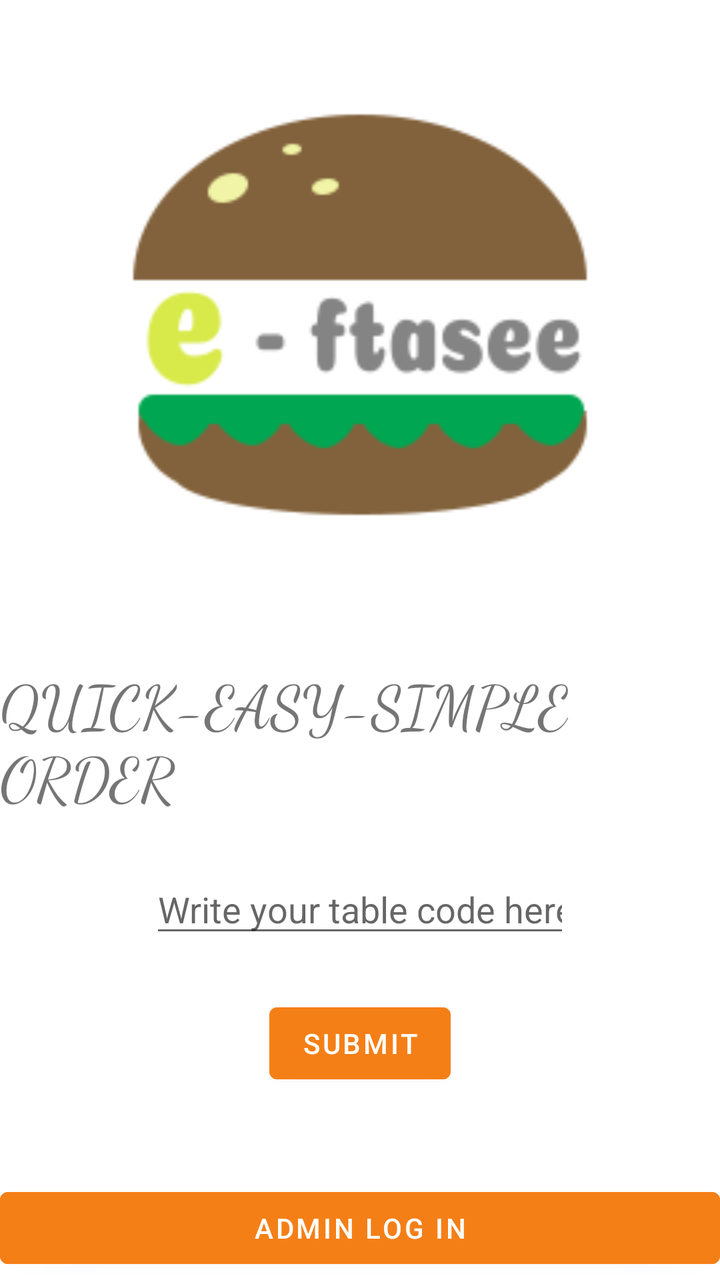
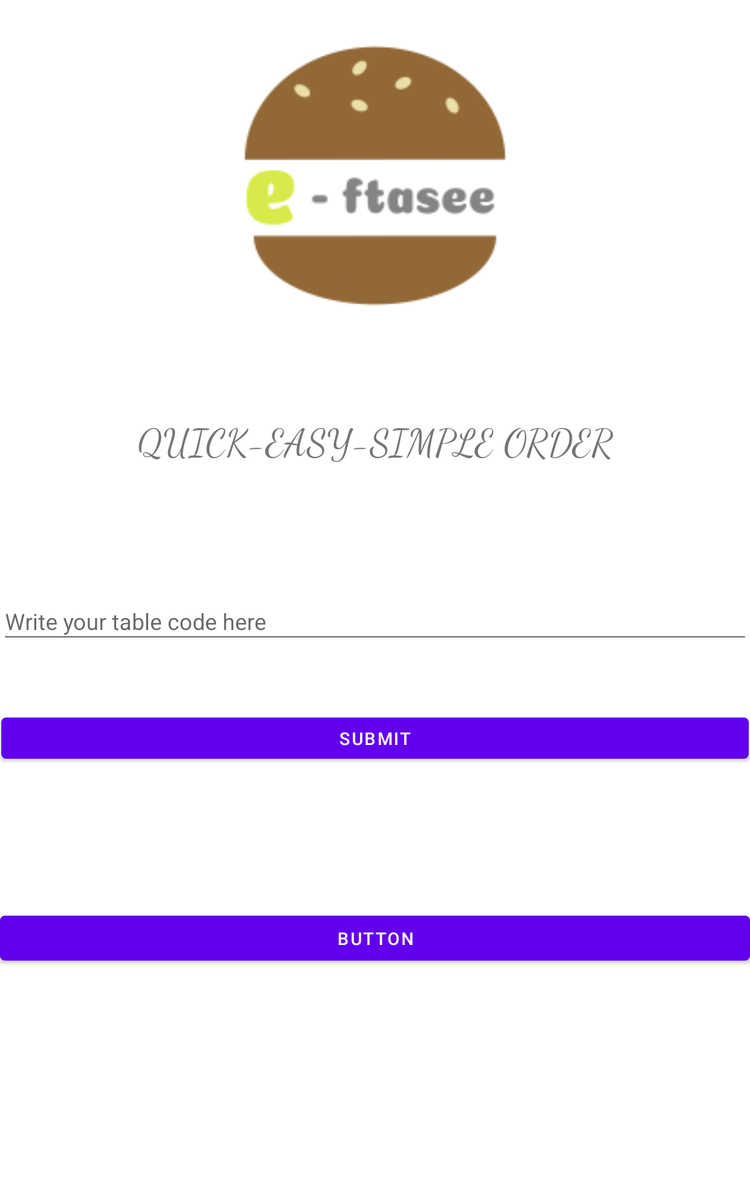

One screen, two layout resources from the same app: the default and the repository's alternative for another configuration. Each is rendered where Android would select it; the XML of both is given below.
<!-- AndroidManifest.xml: application theme Theme.Eftasee -->
<!-- res/layout/table_layout.xml -->
<?xml version="1.0" encoding="utf-8"?>
<androidx.constraintlayout.widget.ConstraintLayout xmlns:android="http://schemas.android.com/apk/res/android"
    xmlns:app="http://schemas.android.com/apk/res-auto"
    xmlns:tools="http://schemas.android.com/tools"
    android:layout_width="match_parent"
    android:layout_height="match_parent">

    <TextView
        android:id="@+id/textView"
        android:layout_width="wrap_content"
        android:layout_height="wrap_content"
        android:layout_marginTop="40dp"
        android:layout_marginBottom="60dp"
        android:background="#00F9A825"
        android:fontFamily="cursive"
        android:text="@string/fast"
        android:textSize="30sp"
        app:layout_constraintBottom_toTopOf="@+id/editTextNumberDecimal"
        app:layout_constraintEnd_toEndOf="parent"
        app:layout_constraintHorizontal_bias="0.5"
        app:layout_constraintStart_toStartOf="parent"
        app:layout_constraintTop_toBottomOf="@+id/imageView4" />

    <Button
        android:id="@+id/button"
        android:layout_width="wrap_content"
        android:layout_height="wrap_content"
        android:layout_marginStart="1dp"
        android:layout_marginTop="24dp"
        android:layout_marginEnd="1dp"
        android:backgroundTint="#F57F17"
        android:text="@string/submit"
        app:layout_constraintEnd_toEndOf="parent"
        app:layout_constraintHorizontal_bias="0.5"
        app:layout_constraintStart_toStartOf="parent"
        app:layout_constraintTop_toBottomOf="@+id/editTextNumberDecimal" />

    <EditText
        android:id="@+id/editTextNumberDecimal"
        android:layout_width="wrap_content"
        android:layout_height="wrap_content"
        android:layout_marginTop="24dp"
        android:ems="10"
        android:hint="@string/hint_table_code"
        android:inputType="numberDecimal"
        app:layout_constraintEnd_toEndOf="parent"
        app:layout_constraintHorizontal_bias="0.5"
        app:layout_constraintStart_toStartOf="parent"
        app:layout_constraintTop_toBottomOf="@+id/textView" />

    <ImageView
        android:id="@+id/imageView4"
        android:layout_width="wrap_content"
        android:layout_height="wrap_content"
        android:layout_marginTop="24dp"
        android:contentDescription="@string/logo"
        app:layout_constraintEnd_toEndOf="parent"
        app:layout_constraintHorizontal_bias="0.5"
        app:layout_constraintStart_toStartOf="parent"
        app:layout_constraintTop_toTopOf="parent"
        app:srcCompat="@drawable/eftasee" />

    <Button
        android:id="@+id/button3"
        android:layout_width="match_parent"
        android:layout_height="wrap_content"
        android:layout_marginBottom="2dp"
        android:backgroundTint="#F57F17"
        android:text="@string/owner"
        app:layout_constraintBottom_toBottomOf="parent"
        app:layout_constraintEnd_toEndOf="parent"
        app:layout_constraintHorizontal_bias="0.0"
        app:layout_constraintStart_toStartOf="parent" />

</androidx.constraintlayout.widget.ConstraintLayout>
<!-- resources referenced by this layout -->
<resources>
  <!-- drawable eftasee: png bitmap (drawable-hdpi, 39828 bytes) -->
  <string name="fast">QUICK-EASY-SIMPLE ORDER</string>
  <string name="hint_table_code">Write your table code here   </string>
  <string name="logo">eftasee logo</string>
  <string name="owner">Admin Log In</string>
  <string name="submit">Submit</string>
  <style name="Theme.Eftasee" parent="Theme.MaterialComponents.DayNight.NoActionBar">
          
          <item name="colorPrimary">@color/purple_500</item>
          <item name="colorPrimaryVariant">@color/purple_700</item>
          <item name="colorOnPrimary">@color/white</item>
          
          <item name="colorSecondary">@color/teal_200</item>
          <item name="colorSecondaryVariant">@color/teal_700</item>
          <item name="colorOnSecondary">@color/black</item>
          
          <item name="android:statusBarColor" tools:targetApi="l">?attr/colorPrimaryVariant</item>
          
      </style>
</resources>
<!-- res/layout-sw600dp/table_layout.xml (the repository's variant of the layout above) -->
<!-- drawn on a 7-inch tablet held upright -->
<?xml version="1.0" encoding="utf-8"?>
<androidx.constraintlayout.widget.ConstraintLayout xmlns:android="http://schemas.android.com/apk/res/android"
    xmlns:app="http://schemas.android.com/apk/res-auto"
    xmlns:tools="http://schemas.android.com/tools"
    android:layout_width="match_parent"
    android:layout_height="match_parent">

    <TextView
        android:id="@+id/textView"
        android:layout_width="wrap_content"
        android:layout_height="wrap_content"
        android:layout_marginStart="12dp"
        android:layout_marginTop="50dp"
        android:background="#00F9A825"
        android:fontFamily="cursive"
        android:text="@string/fast"
        android:textSize="30sp"
        app:layout_constraintEnd_toEndOf="parent"
        app:layout_constraintHorizontal_bias="0.474"
        app:layout_constraintStart_toStartOf="parent"
        app:layout_constraintTop_toBottomOf="@+id/imageView4" />

    <Button
        android:id="@+id/button"
        android:layout_width="match_parent"
        android:layout_height="45dp"
        android:layout_marginStart="1dp"
        android:layout_marginTop="50dp"
        android:layout_marginEnd="1dp"
        android:text="@string/submit"
        app:layout_constraintEnd_toEndOf="parent"
        app:layout_constraintHorizontal_bias="0.0"
        app:layout_constraintStart_toStartOf="parent"
        app:layout_constraintTop_toBottomOf="@+id/editTextNumberDecimal" />

    <EditText
        android:id="@+id/editTextNumberDecimal"
        android:layout_width="match_parent"
        android:layout_height="45dp"
        android:layout_marginTop="100dp"
        android:ems="10"
        android:hint="@string/hint_table_code"
        android:inputType="numberDecimal"
        app:layout_constraintEnd_toEndOf="parent"
        app:layout_constraintHorizontal_bias="0.0"
        app:layout_constraintStart_toStartOf="parent"
        app:layout_constraintTop_toBottomOf="@+id/textView" />

    <ImageView
        android:id="@+id/imageView4"
        android:layout_width="334dp"
        android:layout_height="281dp"
        android:contentDescription="@string/logo"
        app:layout_constraintEnd_toEndOf="parent"
        app:layout_constraintHorizontal_bias="0.5"
        app:layout_constraintStart_toStartOf="parent"
        app:layout_constraintTop_toTopOf="parent"
        app:srcCompat="@drawable/eftasee_logo" />

    <Button
        android:id="@+id/button3"
        android:layout_width="match_parent"
        android:layout_height="wrap_content"
        android:layout_marginTop="100dp"
        android:layout_marginBottom="172dp"
        android:text="Button"
        app:layout_constraintBottom_toBottomOf="parent"
        app:layout_constraintEnd_toEndOf="parent"
        app:layout_constraintHorizontal_bias="1.0"
        app:layout_constraintStart_toStartOf="parent"
        app:layout_constraintTop_toBottomOf="@+id/button" />

</androidx.constraintlayout.widget.ConstraintLayout>
<!-- resources referenced by the variant -->
<!-- as a 7-inch tablet held upright resolves them -->
<resources>
  <!-- drawable eftasee_logo: png bitmap (drawable-mdpi, 7691 bytes) -->
  <string name="fast">QUICK-EASY-SIMPLE ORDER</string>
  <string name="hint_table_code">Write your table code here   </string>
  <string name="logo">eftasee logo</string>
  <string name="submit">Submit</string>
  <style name="Theme.Eftasee" parent="Theme.MaterialComponents.DayNight.NoActionBar">
          
          <item name="colorPrimary">@color/purple_500</item>
          <item name="colorPrimaryVariant">@color/purple_700</item>
          <item name="colorOnPrimary">@color/white</item>
          
          <item name="colorSecondary">@color/teal_200</item>
          <item name="colorSecondaryVariant">@color/teal_700</item>
          <item name="colorOnSecondary">@color/black</item>
          
          <item name="android:statusBarColor" tools:targetApi="l">?attr/colorPrimaryVariant</item>
          
      </style>
</resources>
